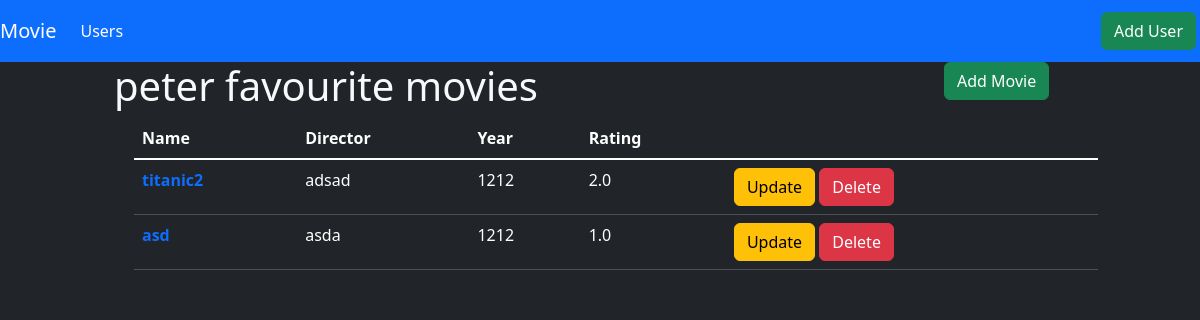
Before: /users/1 with the older database file.
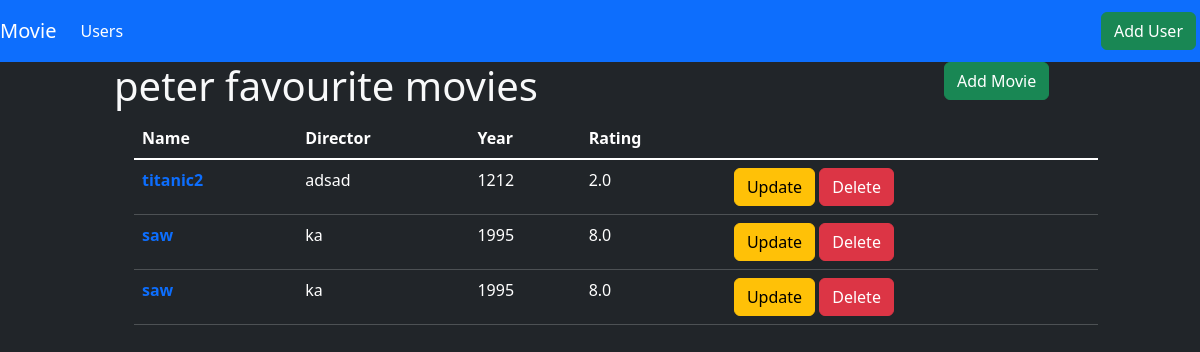
After: the same page with the newer database file.
### models/data_models.py (models this page shows, shortened)
class User(db.Model):
    __tablename__ = "users"
    id = db.Column(db.Integer, primary_key=True, autoincrement=True)
    name = db.Column(db.String)
    movies = db.relationship("Movie", backref="user", lazy=True)

class Movie(db.Model):
    __tablename__ = "movies"
    id = db.Column(db.Integer, primary_key=True, autoincrement=True)
    name = db.Column(db.String)
    director = db.Column(db.String)
    year = db.Column(db.String)
    rating = db.Column(db.Float)
    user_id = db.Column(db.Integer, db.ForeignKey("users.id"))

### app.py (the view)
@app.route("/users/<int:user_id>")
def list_user_movies(user_id):
    try:
        user = data_manager.get_user(user_id)
        user_movies = data_manager.get_user_movies(user_id)
    except ValueError:
        return 404
    return render_template("user_movie.html", user_movies=user_movies, user=user)

### datamanager/sqlite_data_manager.py (called while the page is built)
    def get_user(self, user_id):
        user_in_db = User.query.get(user_id)
        if not user_in_db:
            raise ValueError("User didnt exists")
        return user_in_db

    def get_user_movies(self, user_id):
        user_in_db = User.query.get(user_id)
        if user_in_db:
            user_movies = user_in_db.movies
            return user_movies
        else:
            raise ValueError("Invalid User!")

### templates/user_movie.html
{% extends "base.html" %}
{% block content %}
<div class="row justify-content-center">
        <div class="col-lg-10 container ml-2 row">
            <div class="col-lg-10 container ml-2">
                <h1 class="ml-4">{{ user.name }} favourite movies</h1>
            </div>
            <div class="col-lg-2 container ml-2">
                <a href="{{ url_for('add_movie', user_id=user.id) }}"><button type="button" class="btn btn-success">Add Movie</button></a>
            </div>
        </div>
</div>
<div class="row justify-content-center">
    <div class="col-lg-10">
    <ul>
        <table class="table table-dark m-0">
            <thead>
                <tr>
                <th scope="col">Name</th>
                <th scope="col">Director</th>
                <th scope="col">Year</th>
                <th scope="col">Rating</th>
                </tr>
            </thead>
            <tbody class="table-group-divider">
                {%  for movie in user_movies %}
                <tr>
                <th scope="row"><a class="text-decoration-none" href="{{ url_for('list_user_movies', user_id=user.id) }}">{{ movie.name }}</a></th>
                <td>{{ movie.director }}</td>
                <td>{{ movie.year }}</td>
                <td>{{ movie.rating }}</td>
                <td><a href="{{ url_for('update_movie', user_id=user.id, movie_id=movie.id) }}"><button type="button" class="btn btn-warning">Update</button></a> <a href="{{ url_for('delete_movie', user_id=user.id, movie_id=movie.id) }}"><button type="button" class="btn btn-danger">Delete</button></a></td>
                </tr>
                {% endfor %}
            </tbody>
            </table>
    </div>
    </div>
{% endblock %}

### templates/base.html (shortened to what this page needs)
<!DOCTYPE html>
<html lang="en">
<head>
    <link rel="stylesheet" href="{{ url_for('static', filename='css/bootstrap.min.css') }}">
    <link rel="stylesheet" href="{{ url_for('static', filename='css/custom.css') }}">
</head>
<body class="bg-dark text-light">
    <nav class="navbar navbar-expand-lg navbar-dark bg-primary">
        <a class="navbar-brand" href="{{ url_for('index') }}">Movie</a>
        <div class="collapse navbar-collapse" id="navbarNavAltMarkup">
            <div class="navbar-nav">
                <a class="nav-item nav-link active" href="{{ url_for('list_users') }}">Users</a>
            </div>
            <div class="ms-auto m-1">
                <a href='#' class="btn btn-success">Add User</a>
            </div>
        </div>
    </nav>
    {% block content %}
    {% endblock %}
</body>
</html>

### static/css/custom.css (style rules this page uses)
body { background-color: #495057; }

Changed rows visible on the page:
removed Movie: name "asd", director "asda", year "1212", rating "1.0"
added Movie: name "saw", director "ka", year "1995", rating "8.0"
added Movie: name "saw", director "ka", year "1995", rating "8.0"
